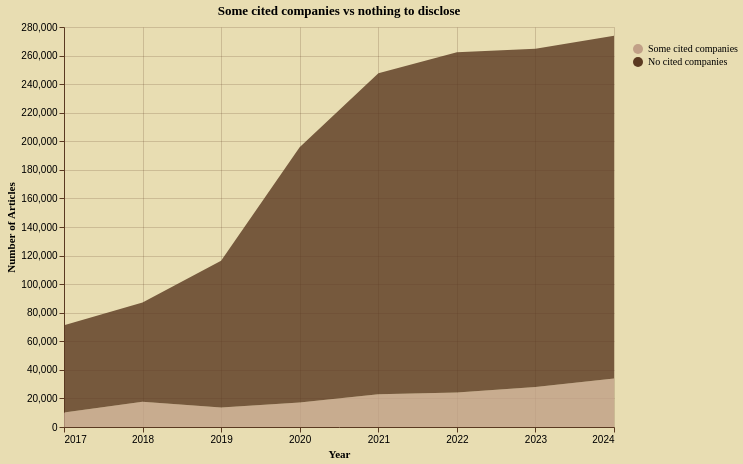

Here is the Vega-Lite specification saved for this chart:
### Vega-Lite specification from a JSON file in a GitHub repository (floating-point values rounded to 4 significant figures)
{"config": {"background": "#e8ddb2", "view": {"stroke": "transparent", "width": 550, "height": 400}, "axis": {"domainColor": "#5a3921", "gridColor": "#5a3921", "gridOpacity": 0.2, "tickColor": "#5a3921", "labelColor": "black", "titleColor": "black", "titleFont": "EB Garamond"}, "legend": {"labelColor": "black", "titleColor": "black", "labelFont": "EB Garamond", "titleFont": "EB Garamond"}, "title": {"color": "black", "font": "EB Garamond"}, "mark": {"color": "#6b4a32", "opacity": 0.8}, "bar": {"color": "#6b4a32", "opacity": 0.8}, "line": {"color": "#6b4a32", "opacity": 0.8}, "area": {"color": "#6b4a32", "opacity": 0.8}, "point": {"color": "#6b4a32", "opacity": 0.8}}, "data": {"name": "data-f968767946b20c865f370c3e859472e2"}, "mark": {"type": "area"}, "encoding": {"color": {"field": "declared", "scale": {"domain": ["Some cited companies", "No cited companies"], "range": ["#c1a087", "#5a3921"]}, "title": " ", "type": "nominal"}, "order": {"field": "stack_order", "type": "quantitative"}, "tooltip": [{"field": "year", "format": "%Y", "title": "Year", "type": "temporal"}, {"field": "declared", "title": " ", "type": "nominal"}, {"field": "count", "format": ",", "title": "Number of Articles", "type": "quantitative"}], "x": {"field": "year", "title": "Year", "type": "temporal"}, "y": {"field": "count", "title": "Number of Articles", "type": "quantitative"}}, "title": "Some cited companies vs nothing to disclose", "$schema": "https://vega.github.io/schema/vega-lite/v5.20.1.json", "datasets": {"data-f968767946b20c865f370c3e859472e2": [{"year": "2017-01-01T00:00:00", "declared": "Some cited companies", "count": 10213, "stack_order": 0}, {"year": "2017-01-01T00:00:00", "declared": "No cited companies", "count": 61067, "stack_order": 1}, {"year": "2018-01-01T00:00:00", "declared": "Some cited companies", "count": 17590, "stack_order": 0}, {"year": "2018-01-01T00:00:00", "declared": "No cited companies", "count": 69486, "stack_order": 1}, {"year": "2019-01-01T00:00:00", "declared": "Some cited companies", "count": 13602, "stack_order": 0}, {"year": "2019-01-01T00:00:00", "declared": "No cited companies", "count": 102759, "stack_order": 1}, {"year": "2020-01-01T00:00:00", "declared": "Some cited companies", "count": 17169, "stack_order": 0}, {"year": "2020-01-01T00:00:00", "declared": "No cited companies", "count": 178623, "stack_order": 1}, {"year": "2021-01-01T00:00:00", "declared": "Some cited companies", "count": 23006, "stack_order": 0}, {"year": "2021-01-01T00:00:00", "declared": "No cited companies", "count": 224706, "stack_order": 1}, {"year": "2022-01-01T00:00:00", "declared": "Some cited companies", "count": 24084, "stack_order": 0}, {"year": "2022-01-01T00:00:00", "declared": "No cited companies", "count": 238313, "stack_order": 1}, {"year": "2023-01-01T00:00:00", "declared": "Some cited companies", "count": 27958, "stack_order": 0}, {"year": "2023-01-01T00:00:00", "declared": "No cited companies", "count": 236750, "stack_order": 1}, {"year": "2024-01-01T00:00:00", "declared": "Some cited companies", "count": 34022, "stack_order": 0}, {"year": "2024-01-01T00:00:00", "declared": "No cited companies", "count": 239868, "stack_order": 1}]}}
